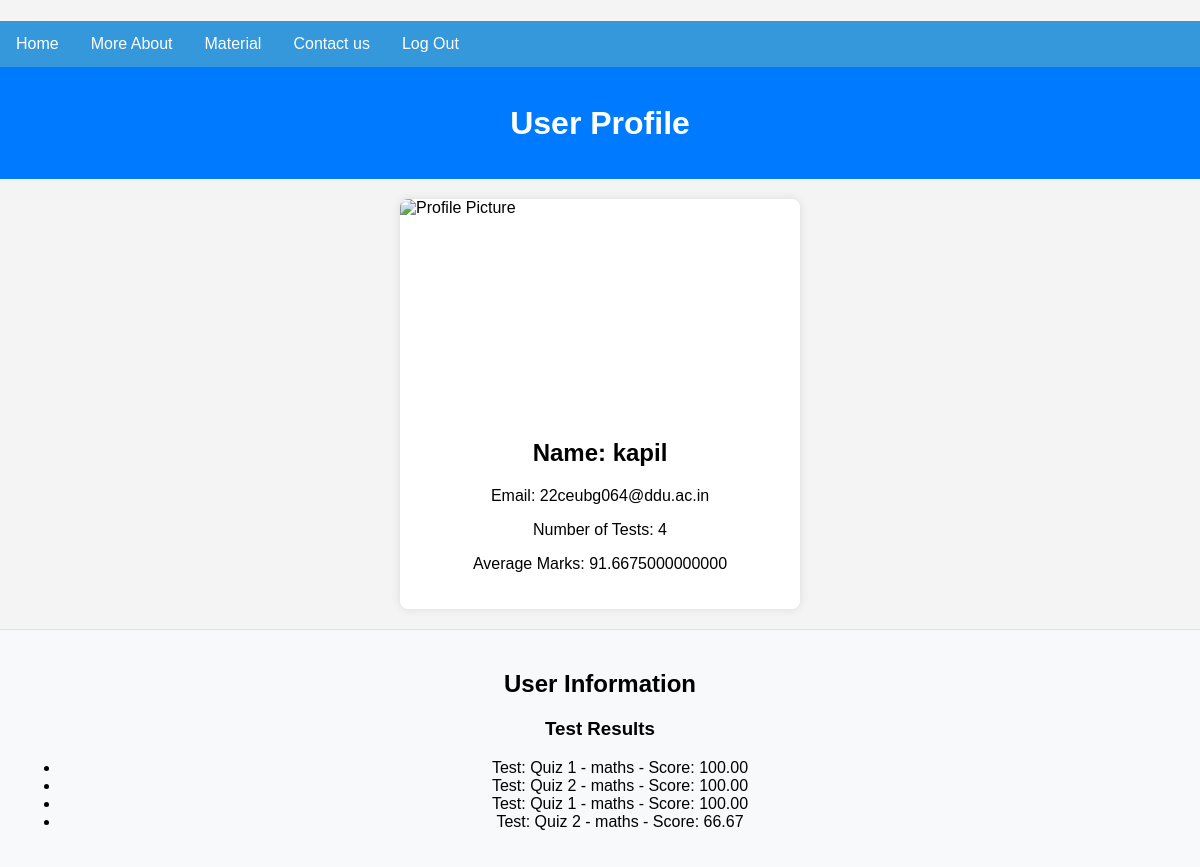
The app's page /authentication/profile/ (signed in) with its own data.
### authentication/models.py (models this page shows)
class User(AbstractUser):
    USERTYPE_CHOICES = [
        ('s', 'Student'),
        ('t', 'Teacher'),
        ('p', 'Parent'),
    ]
    usertype = models.CharField(max_length=1, choices=USERTYPE_CHOICES)

### quiz_system/models.py (models this page shows, shortened)
class Result(models.Model):
    result_id = models.AutoField(primary_key=True)
    user = models.ForeignKey(User, on_delete=models.CASCADE)
    quiz = models.ForeignKey(Quiz, on_delete=models.CASCADE)
    score = models.DecimalField(max_digits=5, decimal_places=2)

class Quiz(models.Model):
    quiz_id = models.AutoField(primary_key=True)
    subject = models.ForeignKey('academic_info.Subject', on_delete=models.CASCADE)
    number_of_questions = models.PositiveIntegerField()
    def __str__(self):
        return f"Quiz {self.quiz_id} - {self.subject}"

### academic_info/models.py (models this page shows)
class Subject(models.Model):
    subject_id = models.AutoField(primary_key=True)
    subject_name = models.CharField(max_length=100)
    subject_duration = models.IntegerField()  # Duration in semesters
    def __str__(self):
        return self.subject_name

### authentication/views.py (the view)
# urls.py: path('profile/', profile_view, name='profile'),
def profile_view(request):
    user = request.user
    test_results = Result.objects.filter(user=user)
    average_marks = test_results.aggregate(Avg('score'))['score__avg'] or 0
    quiz_data = {}
    for result in test_results:
        quiz = result.quiz
        quiz_key = str(quiz.quiz_id) # Use the quiz ID as the key
        if quiz_key not in quiz_data:
            quiz_data[quiz_key] = {'scores': [], 'labels': []}
        quiz_data[quiz_key]['scores'].append(result.score)
        quiz_data[quiz_key]['labels'].append(quiz.subject.subject_name)  # Assuming you have a 'name' attribute in your Subject model
    quiz_data_json = json.dumps(quiz_data, cls=DjangoJSONEncoder)
    context = {
        'user': user,
        'test_results': test_results,
        'average_marks': average_marks,
        'quiz_data': quiz_data_json
    }
    return render(request, 'profile.html', context)

### authentication/templates/profile.html (shortened to what this page needs)
<!DOCTYPE html>
<html lang="en">
<head>
</head>
<body>
    <nav class="navbar">
      <a href="{% url 'home' %}">Home</a>
      <a href='#'>More About</a>
      <a href='branch.html'>Material</a>
      <a href='contactus.html'>Contact us</a>
      <a href='{% url "logout" %}'>Log Out</a>
  </nav>
    <header>
        <h1>User Profile</h1>
    </header>
    <div class="card">
        <div class="profile-pic">
            <img src="profile-pic.jpg" alt="Profile Picture">
        </div>
        <div class="user-details">
            <h2>Name: {{ user.username }}</h2>
            <p>Email: {{ user.email }}</p>
            <p>Number of Tests: {{ test_results.count }}</p>
            <p>Average Marks: {{ average_marks }}</p>
        </div>
    </div>
    <div class="user-info">
        <h2>User Information</h2>
        <div>
            <h3>Test Results</h3>
            <ul>
                {% for result in test_results %}
                    <li>Test: {{ result.quiz }} - Score: {{ result.score }}</li>
                {% endfor %}
            </ul>
        </div>
    </div>
</body>
</html>

### authentication/templates/profile.html (style rules this page uses)
body { font-family: Arial, sans-serif; margin: 0; padding: 0; background-color: #f4f4f4; }
header { background-color: #007bff; color: #fff; padding: 1em; text-align: center; }
.card { max-width: 400px; margin: 20px auto; background-color: #fff; border-radius: 8px; box-shadow: 0 0 10px rgba(0, 0, 0, 0.1); overflow: hidden; }
.profile-pic { width: 100%; height: 200px; overflow: hidden; }
.profile-pic img { width: 100%; height: 100%; object-fit: cover; }
.user-details { padding: 20px; text-align: center; }
.user-info { margin-top: 20px; padding: 20px; background-color: #f8f9fa; border-top: 1px solid #dee2e6; text-align: center; }
nav { background-color: #3498db; overflow: hidden; }
nav a { float: left; display: block; color: #fff; text-align: center; padding: 14px 16px; text-decoration: none; font-size: 16px; }

### records on screen
User: username "kapil", email "22ceubg064@ddu.ac.in"
Result: quiz "Quiz 1 - maths", score "100.00"
Result: quiz "Quiz 2 - maths", score "100.00"
Result: quiz "Quiz 1 - maths", score "100.00"
Result: quiz "Quiz 2 - maths", score "66.67"

### other values on screen
{{ test_results.count }} "4"
{{ average_marks }} "91.6675000000000"
